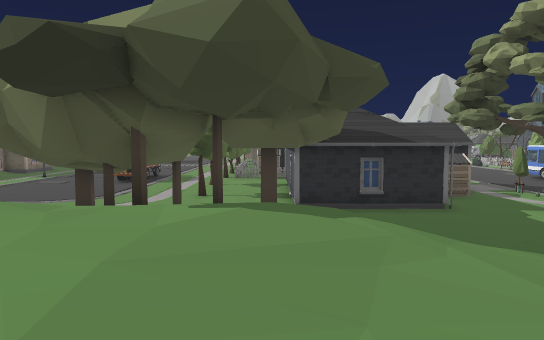
[1] (above)

24 first-person views from a walk through a scene from a Unity 3-D project. The camera is 1.3 m above the floor, tilts 4° down and sees 70° across. Doors are open. The floor is counted in squares, 2 m on a side. Each view is taken from the middle of a square. On the plan, view 1 faces up. The plan holds only what a view shows up to about 11 squares ahead; the rest is blank. The place goes on beyond the plan. The player character is not drawn.

[2]
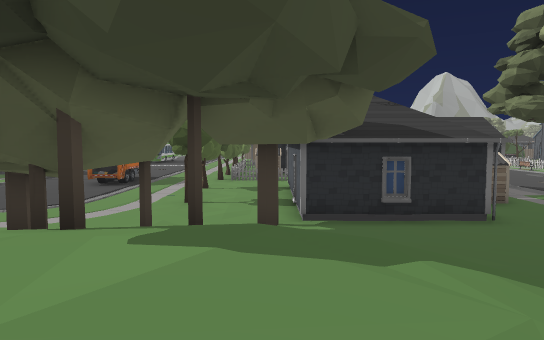

[3]
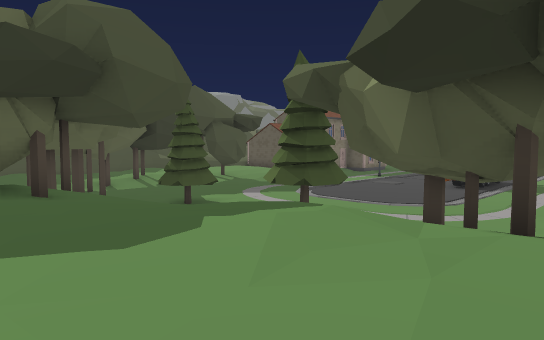

[4]
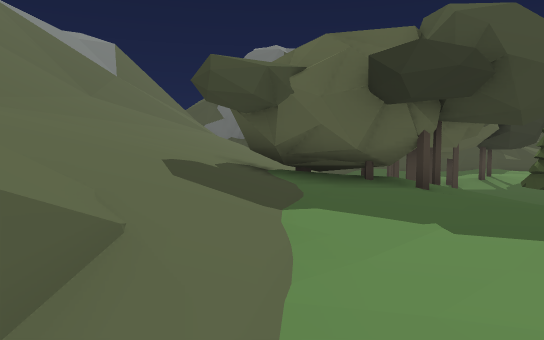

[5]
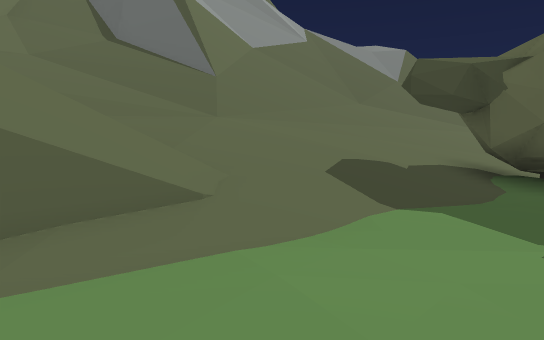

[6]
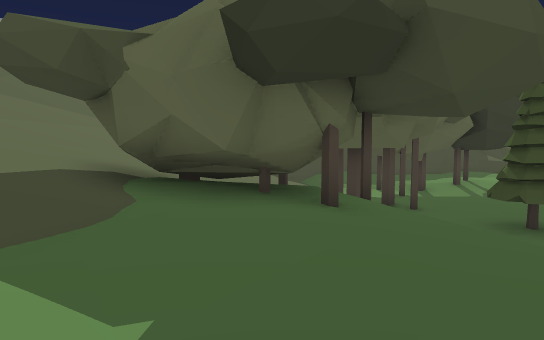

[7]
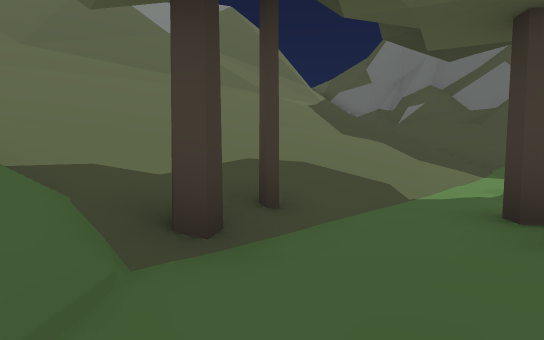

[8]
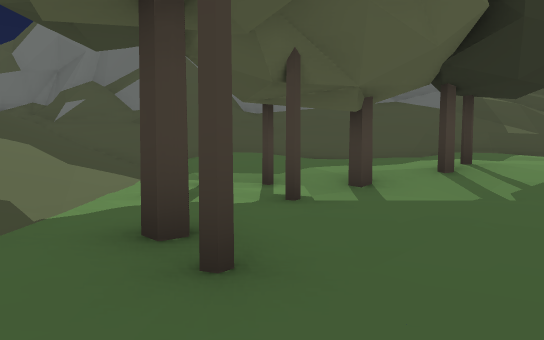

[9]
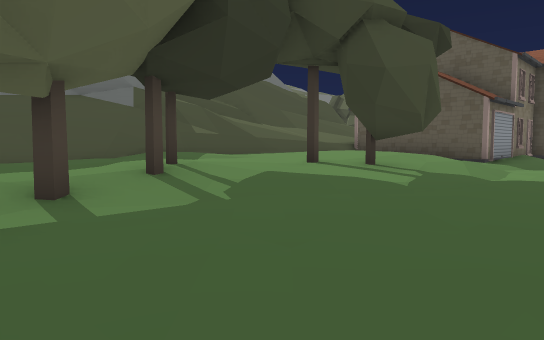

[10]
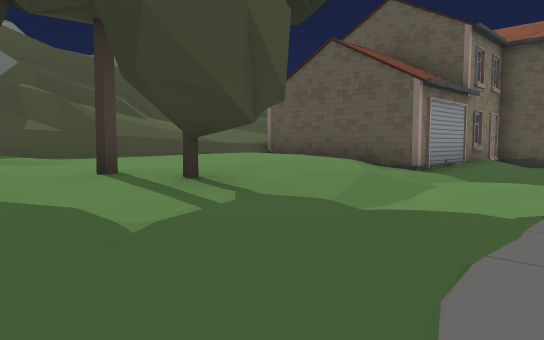

[11]
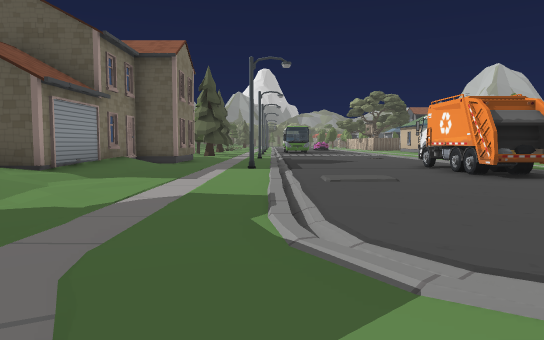

[12]
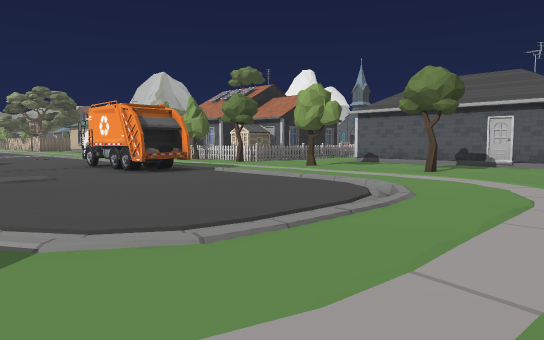

[13]
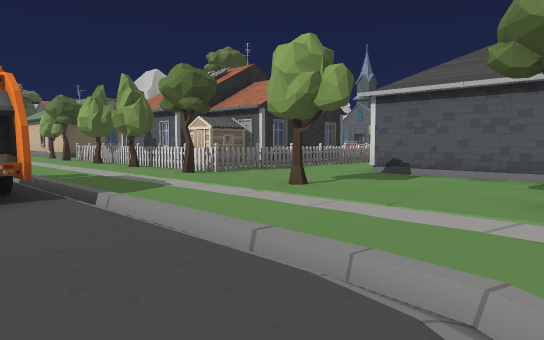

[14]
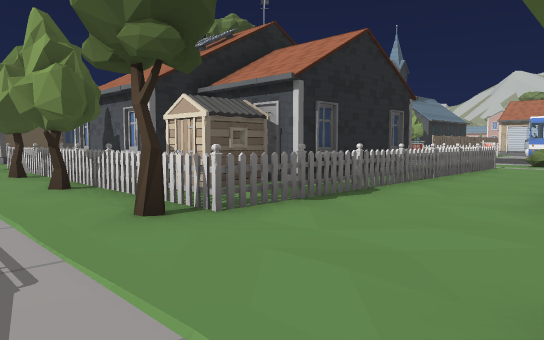

[15]
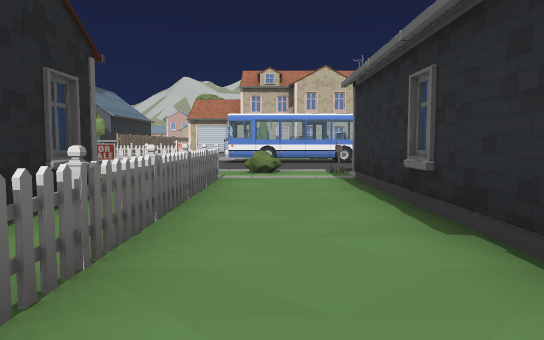

[16]
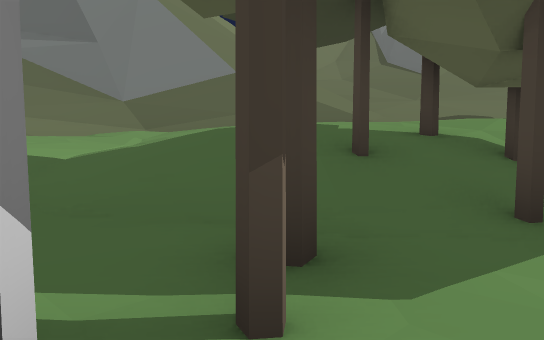

[17]
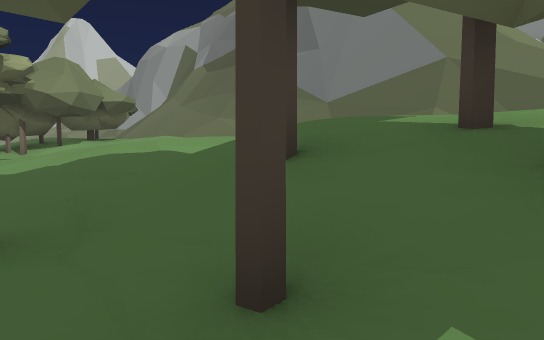

[18]
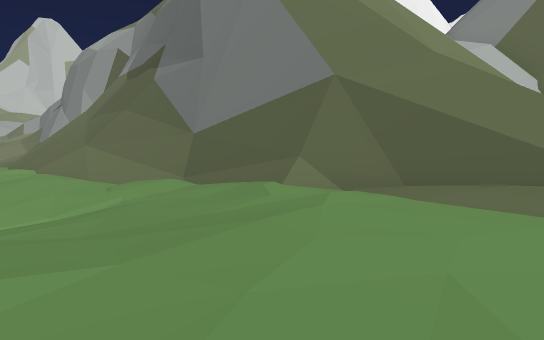

[19]
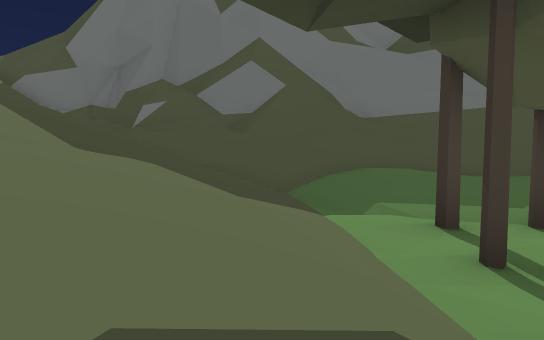

[20]
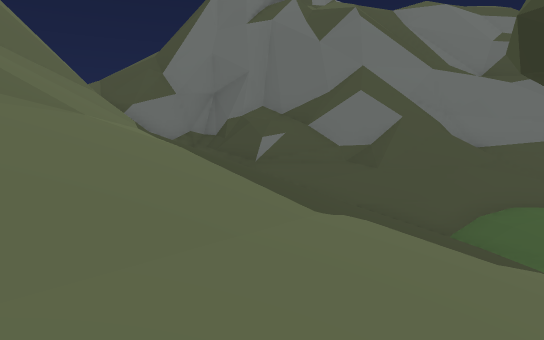

[21]
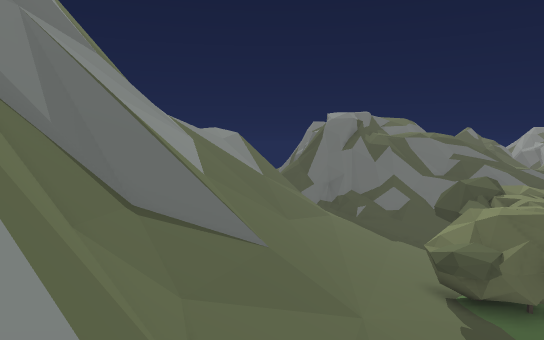

[22]
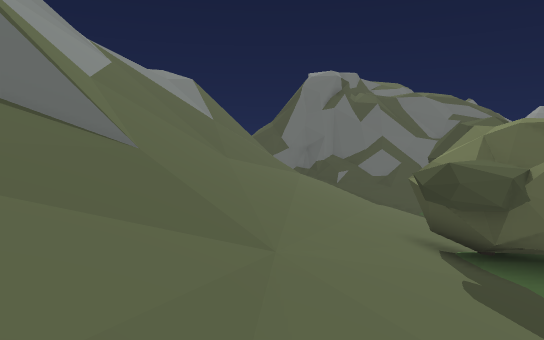

[23]
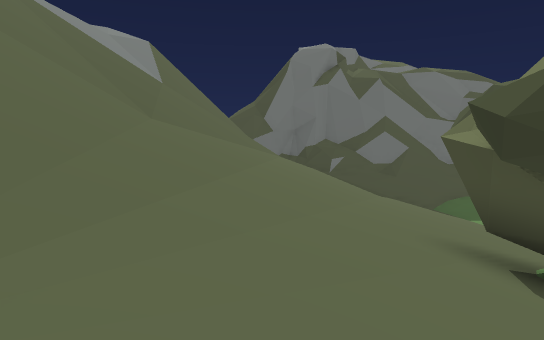

[24]
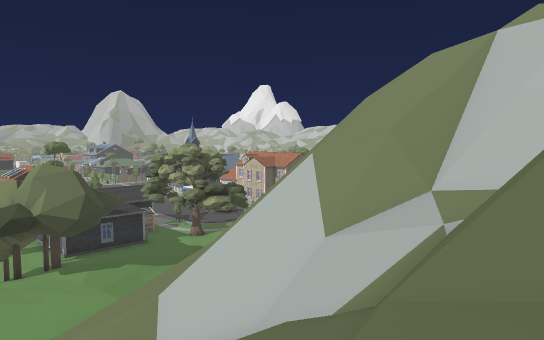

### Floor plan
Key: @ floor where view 1 was taken; # wall or solid block; . main floor; : floor 1 m higher than the main floor; + floor 1.75 m higher than the main floor; * floor 2.5 m higher than the main floor; % floor 3.25 m higher than the main floor; & floor 4 m higher than the main floor; / step, stairs or slope; = window, fence, low wall or low ledge; ^ raised ledge; v drop or lower ground; O other object.
Columns run from 24 left of view 1 to 8 right of it. Each row starts with its distance up from view 1.
 23          OO           OOO
 22          #O          OOOOO
 21          :.   ....    OOOOOOO OO
 20          O. OO...O    O  OOOOO.O
 19          :.   ...O    OOOOOOOOOO
 18          :.   ...OO   O .       O
 17    /+####:.   ::.OO             O
 16   /**/::::.   ..... .    OOOOOOO
 15  =///:::::.   .....      OO  OO
 14 /////:::::...:.....:..   OO
 13 ////=::::#............O  OO   O.
 12 #///::::::............   OO
 11 #///::::::......:.....  .OOOO.
 10 #///::::::  ..........  #OOOOO
  9 #//=:::::.   ....  ...
  8 =///::::.    O      #:#:/..
  7 =///:::..O   OO      //#///...:::
  6 #///:::#OO  .:.      /#+//////:::
  5 #///:::#  #         ******////++
  4 #//////.....O:/ ++********+:+++
  3 =#////::::::::/O*********++++++
  2 ^#///::::::+++#OO*********+++++++
  1 ^/*///+++++***OOO**********+*+***
  0 //*/////******O#O*******@////////
 -1 /#/////////%%%%%%%%%%//=#####////
 -2 //////////////&&&&&&&////##v#^^#
 -3 #////////////////&&&&&////vvvvv
 -4 # ///// ///////////////////////
 -5 # ///   ////////////////////////
 -6   //    /////////////////////////
 -7         /////////=/////#=////////
 -8         /////////#////##////
 -9         /////////#=//##
-10             //  /#=//#
-11             //  =#=/##
-12                 v##/
-13                 #^
-14                 ^

Positions as (right, up) in squares from view 1, and headings:
1: (0, 0), facing up
2: (0, 2), facing up
3: (-1, 1), facing up-left
4: (-1, 0), facing left
5: (-1, 2), facing down-left
6: (-3, 2), facing left
7: (-10, 6), facing down-left
8: (-11, 6), facing left
9: (-12, 6), facing up-left
10: (-12, 10), facing up-left
11: (-11, 10), facing up
12: (-11, 9), facing up-right
13: (-7, 12), facing up-right
14: (-4, 16), facing up-right
15: (0, 18), facing right
16: (0, 11), facing down
17: (-3, 9), facing down-right
18: (-3, 4), facing down-right
19: (-13, 3), facing left
20: (-13, 0), facing left
21: (3, -6), facing left
22: (-1, -4), facing left
23: (-5, -3), facing left
24: (-5, -9), facing up-right
